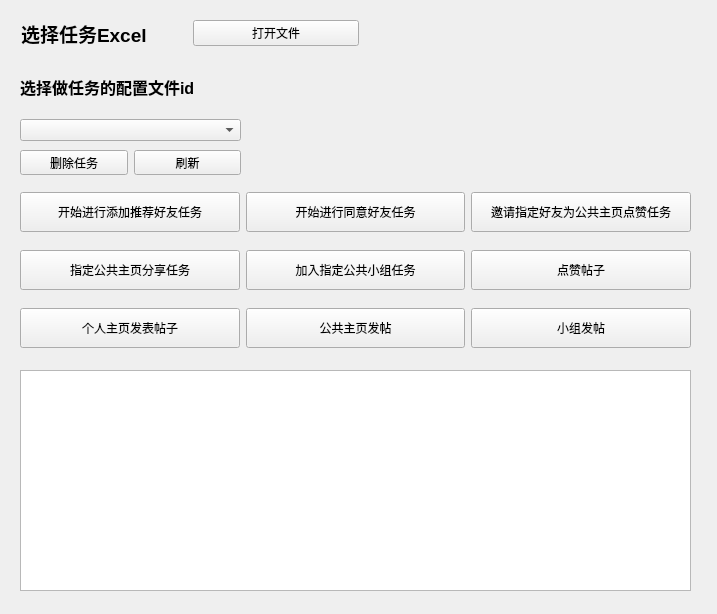
<?xml version="1.0" encoding="UTF-8"?>
<ui version="4.0">
 <class>Form</class>
 <widget class="QWidget" name="Form">
  <property name="geometry">
   <rect>
    <x>0</x>
    <y>0</y>
    <width>717</width>
    <height>614</height>
   </rect>
  </property>
  <property name="windowTitle">
   <string>facebook任务</string>
  </property>
  <widget class="QWidget" name="layoutWidget">
   <property name="geometry">
    <rect>
     <x>21</x>
     <y>20</y>
     <width>681</width>
     <height>27</height>
    </rect>
   </property>
   <layout class="QHBoxLayout" name="horizontalLayout_2">
    <item>
     <layout class="QHBoxLayout" name="horizontalLayout">
      <item>
       <widget class="QLabel" name="label">
        <property name="font">
         <font>
          <pointsize>14</pointsize>
          <weight>75</weight>
          <bold>true</bold>
         </font>
        </property>
        <property name="text">
         <string>选择任务Excel</string>
        </property>
       </widget>
      </item>
      <item>
       <widget class="QPushButton" name="pushButton_open_excel">
        <property name="text">
         <string>打开文件</string>
        </property>
       </widget>
      </item>
     </layout>
    </item>
    <item>
     <widget class="QLabel" name="label_show_file_path">
      <property name="text">
       <string/>
      </property>
     </widget>
    </item>
   </layout>
  </widget>
  <widget class="QWidget" name="layoutWidget">
   <property name="geometry">
    <rect>
     <x>20</x>
     <y>180</y>
     <width>671</width>
     <height>181</height>
    </rect>
   </property>
   <layout class="QHBoxLayout" name="horizontalLayout_3">
    <item>
     <layout class="QVBoxLayout" name="verticalLayout">
      <item>
       <widget class="QPushButton" name="pushButton_add_friends">
        <property name="minimumSize">
         <size>
          <width>0</width>
          <height>40</height>
         </size>
        </property>
        <property name="text">
         <string>开始进行添加推荐好友任务</string>
        </property>
       </widget>
      </item>
      <item>
       <widget class="QPushButton" name="pushButton_share_page">
        <property name="minimumSize">
         <size>
          <width>0</width>
          <height>40</height>
         </size>
        </property>
        <property name="text">
         <string>指定公共主页分享任务</string>
        </property>
       </widget>
      </item>
      <item>
       <widget class="QPushButton" name="pushButton_public_own">
        <property name="minimumSize">
         <size>
          <width>0</width>
          <height>40</height>
         </size>
        </property>
        <property name="text">
         <string>个人主页发表帖子</string>
        </property>
       </widget>
      </item>
     </layout>
    </item>
    <item>
     <layout class="QVBoxLayout" name="verticalLayout_2">
      <item>
       <widget class="QPushButton" name="pushButton_confirm_friend_request">
        <property name="minimumSize">
         <size>
          <width>0</width>
          <height>40</height>
         </size>
        </property>
        <property name="text">
         <string>开始进行同意好友任务</string>
        </property>
       </widget>
      </item>
      <item>
       <widget class="QPushButton" name="pushButton_add_group">
        <property name="minimumSize">
         <size>
          <width>0</width>
          <height>40</height>
         </size>
        </property>
        <property name="text">
         <string>加入指定公共小组任务</string>
        </property>
       </widget>
      </item>
      <item>
       <widget class="QPushButton" name="pushButton_public_all">
        <property name="minimumSize">
         <size>
          <width>0</width>
          <height>40</height>
         </size>
        </property>
        <property name="text">
         <string>公共主页发帖</string>
        </property>
       </widget>
      </item>
     </layout>
    </item>
    <item>
     <layout class="QVBoxLayout" name="verticalLayout_3">
      <item>
       <widget class="QPushButton" name="pushButton_invite_like">
        <property name="minimumSize">
         <size>
          <width>0</width>
          <height>40</height>
         </size>
        </property>
        <property name="text">
         <string>邀请指定好友为公共主页点赞任务</string>
        </property>
       </widget>
      </item>
      <item>
       <widget class="QPushButton" name="pushButton_like">
        <property name="minimumSize">
         <size>
          <width>0</width>
          <height>40</height>
         </size>
        </property>
        <property name="text">
         <string>点赞帖子</string>
        </property>
       </widget>
      </item>
      <item>
       <widget class="QPushButton" name="pushButton_public_group">
        <property name="minimumSize">
         <size>
          <width>0</width>
          <height>40</height>
         </size>
        </property>
        <property name="text">
         <string>小组发帖</string>
        </property>
       </widget>
      </item>
     </layout>
    </item>
   </layout>
  </widget>
  <widget class="QLabel" name="label_show_task_status">
   <property name="geometry">
    <rect>
     <x>260</x>
     <y>60</y>
     <width>431</width>
     <height>101</height>
    </rect>
   </property>
   <property name="font">
    <font>
     <pointsize>10</pointsize>
    </font>
   </property>
   <property name="text">
    <string/>
   </property>
  </widget>
  <widget class="QTextEdit" name="textEdit">
   <property name="geometry">
    <rect>
     <x>20</x>
     <y>370</y>
     <width>671</width>
     <height>221</height>
    </rect>
   </property>
  </widget>
  <widget class="QWidget" name="">
   <property name="geometry">
    <rect>
     <x>20</x>
     <y>60</y>
     <width>221</width>
     <height>81</height>
    </rect>
   </property>
   <layout class="QVBoxLayout" name="verticalLayout_4">
    <item>
     <widget class="QLabel" name="label_2">
      <property name="font">
       <font>
        <pointsize>12</pointsize>
        <weight>75</weight>
        <bold>true</bold>
       </font>
      </property>
      <property name="text">
       <string>选择做任务的配置文件id</string>
      </property>
     </widget>
    </item>
    <item>
     <widget class="QComboBox" name="comboBox"/>
    </item>
   </layout>
  </widget>
  <widget class="QWidget" name="">
   <property name="geometry">
    <rect>
     <x>20</x>
     <y>150</y>
     <width>221</width>
     <height>25</height>
    </rect>
   </property>
   <layout class="QHBoxLayout" name="horizontalLayout_4">
    <item>
     <widget class="QPushButton" name="pushButton_del_task">
      <property name="text">
       <string>删除任务</string>
      </property>
     </widget>
    </item>
    <item>
     <widget class="QPushButton" name="pushButton_refresh">
      <property name="text">
       <string>刷新</string>
      </property>
     </widget>
    </item>
   </layout>
  </widget>
 </widget>
 <resources/>
 <connections/>
</ui>
